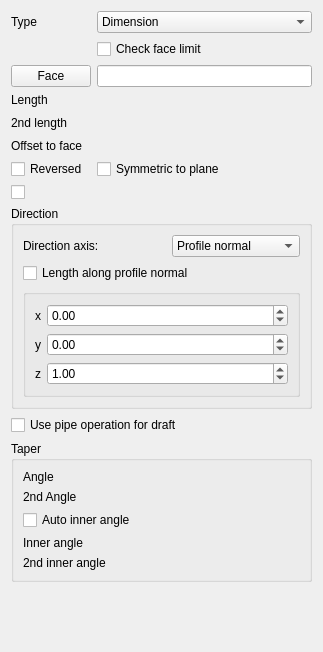
<?xml version="1.0" encoding="UTF-8"?>
<ui version="4.0">
 <class>PartDesignGui::TaskPadPocketParameters</class>
 <widget class="QWidget" name="PartDesignGui::TaskPadPocketParameters">
  <property name="geometry">
   <rect>
    <x>0</x>
    <y>0</y>
    <width>323</width>
    <height>652</height>
   </rect>
  </property>
  <property name="windowTitle">
   <string>Form</string>
  </property>
  <layout class="QVBoxLayout" name="verticalLayout_2">
   <item>
    <layout class="QGridLayout" name="gridLayout">
     <item row="2" column="0">
      <widget class="QPushButton" name="buttonFace">
       <property name="text">
        <string>Face</string>
       </property>
       <property name="checkable">
        <bool>true</bool>
       </property>
      </widget>
     </item>
     <item row="4" column="0">
      <widget class="QLabel" name="labelLength2">
       <property name="text">
        <string>2nd length</string>
       </property>
      </widget>
     </item>
     <item row="0" column="0">
      <widget class="QLabel" name="textLabel1">
       <property name="text">
        <string>Type</string>
       </property>
      </widget>
     </item>
     <item row="6" column="1">
      <widget class="QCheckBox" name="checkBoxMidplane">
       <property name="enabled">
        <bool>true</bool>
       </property>
       <property name="toolTip">
        <string>Applies length symmetrically to sketch plane</string>
       </property>
       <property name="text">
        <string>Symmetric to plane</string>
       </property>
      </widget>
     </item>
     <item row="3" column="0">
      <widget class="QLabel" name="labelLength">
       <property name="text">
        <string>Length</string>
       </property>
      </widget>
     </item>
     <item row="6" column="0">
      <widget class="QCheckBox" name="checkBoxReversed">
       <property name="toolTip">
        <string>Reverses pad direction</string>
       </property>
       <property name="text">
        <string>Reversed</string>
       </property>
      </widget>
     </item>
     <item row="0" column="1">
      <widget class="QComboBox" name="changeMode">
       <item>
        <property name="text">
         <string>Dimension</string>
        </property>
       </item>
      </widget>
     </item>
     <item row="1" column="1">
      <widget class="QCheckBox" name="checkFaceLimits">
       <property name="text">
        <string>Check face limit</string>
       </property>
      </widget>
     </item>
     <item row="4" column="1">
      <widget class="Gui::PrefQuantitySpinBox" name="lengthEdit2" native="true">
       <property name="minimumSize">
        <size>
         <width>0</width>
         <height>20</height>
        </size>
       </property>
       <property name="keyboardTracking" stdset="0">
        <bool>false</bool>
       </property>
      </widget>
     </item>
     <item row="2" column="1">
      <widget class="QLineEdit" name="lineFaceName"/>
     </item>
     <item row="5" column="1">
      <widget class="Gui::PrefQuantitySpinBox" name="offsetEdit" native="true">
       <property name="toolTip">
        <string>Offset from face in which pad will end</string>
       </property>
       <property name="keyboardTracking" stdset="0">
        <bool>false</bool>
       </property>
      </widget>
     </item>
     <item row="3" column="1">
      <widget class="Gui::PrefQuantitySpinBox" name="lengthEdit" native="true">
       <property name="keyboardTracking" stdset="0">
        <bool>false</bool>
       </property>
       <property name="minimum" stdset="0">
        <double>0.000000000000000</double>
       </property>
      </widget>
     </item>
     <item row="5" column="0">
      <widget class="QLabel" name="labelOffset">
       <property name="text">
        <string>Offset to face</string>
       </property>
      </widget>
     </item>
     <item row="7" column="0">
      <widget class="QCheckBox" name="checkBoxLinearize"/>
     </item>
    </layout>
   </item>
   <item>
    <widget class="QGroupBox" name="groupBox">
     <property name="enabled">
      <bool>true</bool>
     </property>
     <property name="toolTip">
      <string>Use custom vector for pad direction otherwise
the sketch plane's normal vector will be used</string>
     </property>
     <property name="title">
      <string>Direction</string>
     </property>
     <property name="checked">
      <bool>false</bool>
     </property>
     <layout class="QGridLayout" name="gridLayout1">
      <item row="1" column="0" colspan="3">
       <widget class="QCheckBox" name="checkBoxAlongDirection">
        <property name="enabled">
         <bool>true</bool>
        </property>
        <property name="toolTip">
         <string>If unchecked, the length will be
measured along the specified direction</string>
        </property>
        <property name="text">
         <string>Length along profile normal</string>
        </property>
       </widget>
      </item>
      <item row="0" column="2">
       <layout class="QGridLayout" name="gridLayout_3">
        <item row="0" column="0" colspan="2">
         <widget class="QComboBox" name="directionCB">
          <property name="toolTip">
           <string>Set a direction or select an edge
from the model as reference</string>
          </property>
          <item>
           <property name="text">
            <string>Profile normal</string>
           </property>
          </item>
          <item>
           <property name="text">
            <string>Select reference...</string>
           </property>
          </item>
          <item>
           <property name="text">
            <string>Custom direction</string>
           </property>
          </item>
         </widget>
        </item>
       </layout>
      </item>
      <item row="0" column="0" colspan="2">
       <widget class="QLabel" name="labelEdge">
        <property name="text">
         <string>Direction axis:</string>
        </property>
       </widget>
      </item>
      <item row="2" column="0" colspan="3">
       <widget class="QGroupBox" name="groupBoxDirection">
        <property name="enabled">
         <bool>true</bool>
        </property>
        <property name="toolTip">
         <string>Use custom vector for pad direction, otherwise
the sketch plane's normal vector will be used</string>
        </property>
        <property name="checkable">
         <bool>false</bool>
        </property>
        <property name="checked">
         <bool>false</bool>
        </property>
        <layout class="QFormLayout" name="formLayout">
         <item row="0" column="0">
          <widget class="QLabel" name="labelXSkew">
           <property name="text">
            <string>x</string>
           </property>
          </widget>
         </item>
         <item row="0" column="1">
          <widget class="Gui::DoubleSpinBox" name="XDirectionEdit">
           <property name="toolTip">
            <string>x-component of direction vector</string>
           </property>
           <property name="keyboardTracking">
            <bool>false</bool>
           </property>
           <property name="minimum">
            <double>-100.000000000000000</double>
           </property>
           <property name="maximum">
            <double>100.000000000000000</double>
           </property>
           <property name="singleStep">
            <double>0.100000000000000</double>
           </property>
           <property name="unit" stdset="0">
            <string notr="true"/>
           </property>
          </widget>
         </item>
         <item row="1" column="0">
          <widget class="QLabel" name="labelYSkew">
           <property name="text">
            <string>y</string>
           </property>
          </widget>
         </item>
         <item row="1" column="1">
          <widget class="Gui::DoubleSpinBox" name="YDirectionEdit">
           <property name="toolTip">
            <string>y-component of direction vector</string>
           </property>
           <property name="keyboardTracking">
            <bool>false</bool>
           </property>
           <property name="minimum">
            <double>-100.000000000000000</double>
           </property>
           <property name="maximum">
            <double>100.000000000000000</double>
           </property>
           <property name="singleStep">
            <double>0.100000000000000</double>
           </property>
           <property name="unit" stdset="0">
            <string notr="true"/>
           </property>
          </widget>
         </item>
         <item row="2" column="0">
          <widget class="QLabel" name="labelZSkew">
           <property name="text">
            <string>z</string>
           </property>
          </widget>
         </item>
         <item row="2" column="1">
          <widget class="Gui::DoubleSpinBox" name="ZDirectionEdit">
           <property name="toolTip">
            <string>z-component of direction vector</string>
           </property>
           <property name="keyboardTracking">
            <bool>false</bool>
           </property>
           <property name="minimum">
            <double>-100.000000000000000</double>
           </property>
           <property name="maximum">
            <double>100.000000000000000</double>
           </property>
           <property name="singleStep">
            <double>0.100000000000000</double>
           </property>
           <property name="value">
            <double>1.000000000000000</double>
           </property>
           <property name="unit" stdset="0">
            <string notr="true"/>
           </property>
          </widget>
         </item>
        </layout>
       </widget>
      </item>
     </layout>
    </widget>
   </item>
   <item>
    <widget class="QCheckBox" name="checkBoxUsePipe">
     <property name="toolTip">
      <string>Enable this option to use pipe (i.e. sweep) operation to create draft angles.
If disabled, then use loft operation instead. Pipe operation can avoid some
unnecessary use of BSplineSurface for planar faces in the resulting shape.</string>
     </property>
     <property name="text">
      <string>Use pipe operation for draft</string>
     </property>
    </widget>
   </item>
   <item>
    <widget class="QGroupBox" name="groupBox_2">
     <property name="title">
      <string>Taper</string>
     </property>
     <layout class="QVBoxLayout" name="verticalLayout">
      <item>
       <layout class="QHBoxLayout" name="horizontalLayout_8">
        <item>
         <widget class="QLabel" name="labelTaperAngle">
          <property name="text">
           <string>Angle</string>
          </property>
         </widget>
        </item>
        <item>
         <widget class="Gui::PrefQuantitySpinBox" name="taperAngleEdit" native="true">
          <property name="keyboardTracking" stdset="0">
           <bool>false</bool>
          </property>
          <property name="unit" stdset="0">
           <string>deg</string>
          </property>
          <property name="maximum" stdset="0">
           <double>360.000000000000000</double>
          </property>
          <property name="singleStep" stdset="0">
           <double>10.000000000000000</double>
          </property>
         </widget>
        </item>
       </layout>
      </item>
      <item>
       <layout class="QHBoxLayout" name="horizontalLayout_9">
        <item>
         <widget class="QLabel" name="labelTaperAngle2">
          <property name="text">
           <string>2nd Angle</string>
          </property>
         </widget>
        </item>
        <item>
         <widget class="Gui::PrefQuantitySpinBox" name="taperAngleEdit2" native="true">
          <property name="keyboardTracking" stdset="0">
           <bool>false</bool>
          </property>
          <property name="unit" stdset="0">
           <string>deg</string>
          </property>
          <property name="maximum" stdset="0">
           <double>360.000000000000000</double>
          </property>
          <property name="singleStep" stdset="0">
           <double>10.000000000000000</double>
          </property>
         </widget>
        </item>
       </layout>
      </item>
      <item>
       <widget class="QCheckBox" name="autoInnerTaperAngle">
        <property name="text">
         <string>Auto inner angle</string>
        </property>
        <property name="checked">
         <bool>false</bool>
        </property>
       </widget>
      </item>
      <item>
       <layout class="QHBoxLayout" name="horizontalLayout_13">
        <item>
         <widget class="QLabel" name="labelInnerTaperAngle">
          <property name="text">
           <string>Inner angle</string>
          </property>
         </widget>
        </item>
        <item>
         <widget class="Gui::PrefQuantitySpinBox" name="innerTaperEdit" native="true">
          <property name="keyboardTracking" stdset="0">
           <bool>false</bool>
          </property>
          <property name="unit" stdset="0">
           <string>deg</string>
          </property>
          <property name="maximum" stdset="0">
           <double>360.000000000000000</double>
          </property>
          <property name="singleStep" stdset="0">
           <double>10.000000000000000</double>
          </property>
         </widget>
        </item>
       </layout>
      </item>
      <item>
       <layout class="QHBoxLayout" name="horizontalLayout_12">
        <item>
         <widget class="QLabel" name="labelInnerTaperAngle2">
          <property name="text">
           <string>2nd inner angle</string>
          </property>
         </widget>
        </item>
        <item>
         <widget class="Gui::PrefQuantitySpinBox" name="innerTaperEdit2" native="true">
          <property name="keyboardTracking" stdset="0">
           <bool>false</bool>
          </property>
          <property name="unit" stdset="0">
           <string>deg</string>
          </property>
          <property name="maximum" stdset="0">
           <double>360.000000000000000</double>
          </property>
          <property name="singleStep" stdset="0">
           <double>10.000000000000000</double>
          </property>
         </widget>
        </item>
       </layout>
      </item>
     </layout>
    </widget>
   </item>
   <item>
    <spacer name="verticalSpacer">
     <property name="orientation">
      <enum>Qt::Vertical</enum>
     </property>
     <property name="sizeHint" stdset="0">
      <size>
       <width>20</width>
       <height>40</height>
      </size>
     </property>
    </spacer>
   </item>
  </layout>
 </widget>
 <customwidgets>
  <customwidget>
   <class>Gui::QuantitySpinBox</class>
   <extends>QWidget</extends>
   <header>Gui/QuantitySpinBox.h</header>
  </customwidget>
  <customwidget>
   <class>Gui::PrefQuantitySpinBox</class>
   <extends>Gui::QuantitySpinBox</extends>
   <header>Gui/PrefWidgets.h</header>
  </customwidget>
  <customwidget>
   <class>Gui::DoubleSpinBox</class>
   <extends>QDoubleSpinBox</extends>
   <header>Gui/SpinBox.h</header>
  </customwidget>
 </customwidgets>
 <tabstops>
  <tabstop>changeMode</tabstop>
  <tabstop>groupBox</tabstop>
 </tabstops>
 <resources/>
 <connections/>
</ui>
